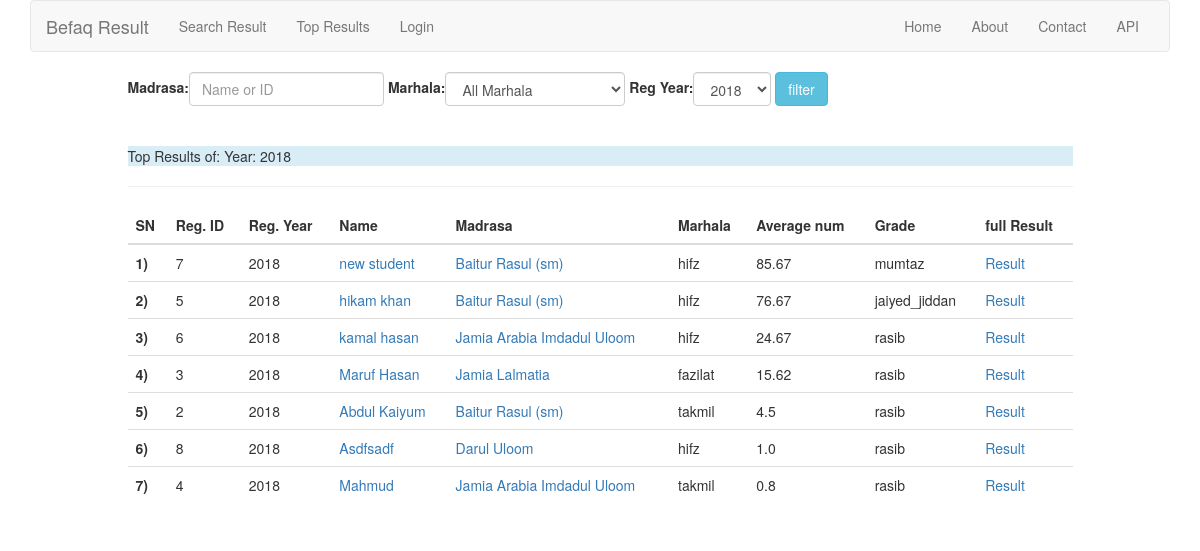
Page /result/top/ on the earlier database version.
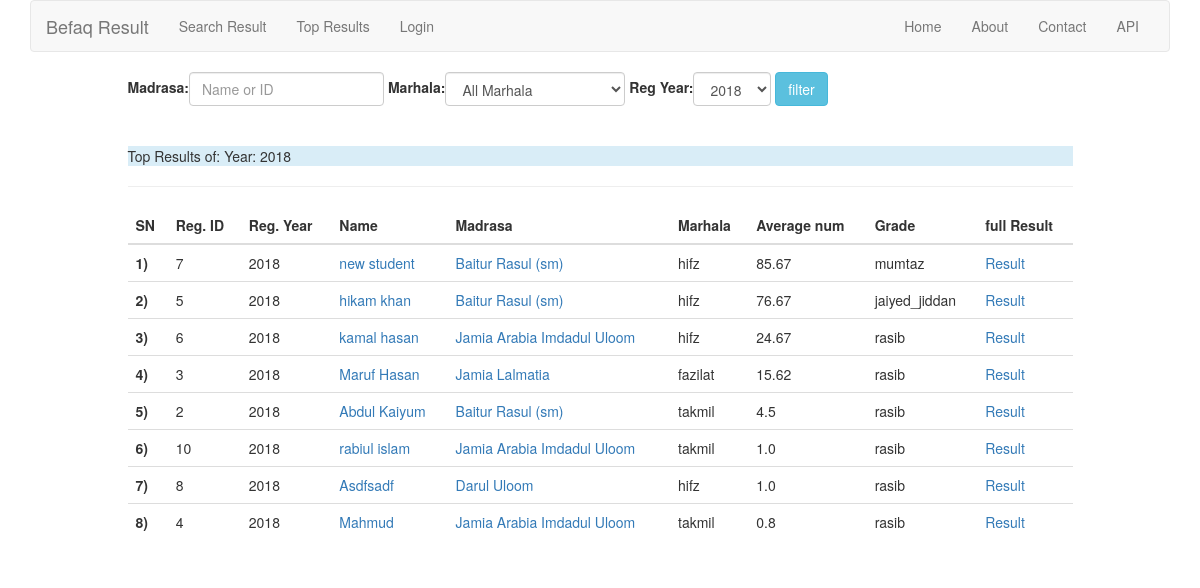
Same page on the later database version.
### result/models.py (models this page shows, shortened)
class Result(models.Model):
    student    = models.OneToOneField(Student, on_delete=models.CASCADE)
    subject_1  = models.IntegerField(default=0,validators=[MinValueValidator(0),MaxValueValidator(100)])
    subject_2  = models.IntegerField(default=0,validators=[MinValueValidator(0),MaxValueValidator(100)])
    subject_3  = models.IntegerField(default=0,validators=[MinValueValidator(0),MaxValueValidator(100)])
    subject_4  = models.IntegerField(default=0,validators=[MinValueValidator(0),MaxValueValidator(100)])
    subject_5  = models.IntegerField(default=0,validators=[MinValueValidator(0),MaxValueValidator(100)])
    subject_6  = models.IntegerField(default=0,validators=[MinValueValidator(0),MaxValueValidator(100)])
    subject_7  = models.IntegerField(default=0,validators=[MinValueValidator(0),MaxValueValidator(100)])
    subject_8  = models.IntegerField(default=0,validators=[MinValueValidator(0),MaxValueValidator(100)])
    subject_9  = models.IntegerField(default=0,validators=[MinValueValidator(0),MaxValueValidator(100)])
    subject_10 = models.IntegerField(default=0,validators=[MinValueValidator(0),MaxValueValidator(100)])
    total_num   = models.IntegerField(default=0)
    average_num = models.FloatField(default=0)
    grade       = models.CharField(max_length=20, default='', blank=True)

### student/models.py (models this page shows, shortened)
class Student(models.Model):
    name          = models.CharField(max_length=100)
    father        = models.CharField(max_length=100)
    address       = models.CharField(max_length=255,
                                     null=True,
                                     blank=True,
                                     help_text='permanent address of student')
    madrasa       = models.ForeignKey(Madrasa, on_delete=models.CASCADE, related_name='students')
    markaz        = models.CharField(max_length=127,
                                     blank=True,
                                     help_text="If the student's madrasa is the markaz then leave it blank'"
                                               " otherwise enter the markaz name")
    marhala       = models.CharField(max_length=10,
                                     choices=MARHALA)
    reg_year      = models.CharField(max_length=4,
                                     choices=REGISTRATION_YEARS,
                                     default='2018')
    registrar     = models.ForeignKey('auth.User', default=1)
    registered_at = models.DateTimeField(auto_now_add=True)
    updated_at    = models.DateTimeField(auto_now=True)
    is_active    = models.BooleanField(default=True, help_text='Active by Default')
    objects       = StudentManager()
    class Meta:
        ordering = ['-registered_at','-updated_at']

### madrasa/models.py (models this page shows, shortened)
class Madrasa(models.Model):
    name      = models.CharField(max_length=127, unique=True)
    address   = models.CharField(max_length=255, blank=True)
    is_markaz = models.BooleanField(default=False)
    def __str__(self):
        return self.name

### result/views.py (the view, shortened to what this page needs)
def top_results(request):
    results = Result.objects.all().order_by('-average_num', '-total_num')
    filter_info = []  # show filter information as message on top results page
    marhala = request.GET.get('marhala')
    if request.GET.get('marhala'):
        results = results.filter(student__marhala__icontains=marhala)
        filter_info.append('Marhala: {}'.format(marhala))  # include marhala into filter info
    madrasa = request.GET.get('madrasa')
    reg_year = request.GET.get('reg_year', 2018)
    results = results.filter(student__reg_year=int(reg_year))
    filter_info.append('Year: {}'.format(reg_year))  # include registration Year into filter info
    filter_info = ', '.join(filter_info)
    result_filter_form = ResultFilterForm(request.GET or None)
    context = {
        'result_filter_form': result_filter_form,
        'filter_info': filter_info,
        'results': results[:40],  # always return top 40 results
    }
    return render(request, 'result/top_results.html', context)

### result/templates/result/top_results.html
{% extends 'base.html' %}
{% block content %}
    <div class="row">
        <div class="col-md-10 col-md-offset-1">
            <div class="form-group">
                <form action="{% url 'result:top_results' %}" method="get" class="form-inline">
                    {{ result_filter_form.as_table }}
                    <input type="submit" value="filter" class="btn btn-info">
                </form>
                <br/><br/>
                {% if filter_info %}
                    <p class="bg-info">Top Results of: {{ filter_info }}</p>
                {% endif %}
                <hr/>
            </div>
        </div>
        <div class="col-md-10 col-md-offset-1">
            <div class="table-responsive">
                <table class="table table-hover table-white">
                    <thead>
                    <tr>
                        <th scope="col">SN</th>
                        <th scope="col">Reg. ID</th>
                        <th scope="col">Reg. Year</th>
                        <th scope="col">Name</th>
                        <th scope="col">Madrasa</th>
                        <th scope="col">Marhala</th>
                        <th scope="col">Average num</th>
                        <th scope="col">Grade</th>
                        <th scope="col">full Result</th>
                    </tr>
                    </thead>
                    <tbody>
                    {% for result in results %}
                        <tr>
                            <th scope="row">{{ forloop.counter }})</th>
                            <td>{{ result.student.id }}</td>
                            <td>{{ result.student.reg_year }}</td>
                            <td><a href="{% url 'student:student_detail' pk=result.student.pk %}">
                                {{ result.student.name }}</a>
                            </td>
                            <td>
                                <a href="{% url 'madrasa:madrasa_detail' pk=result.student.madrasa.pk %}">{{ result.student.madrasa }}</a>
                            </td>
                            <td>{{ result.student.marhala }}</td>
                            <td>{{ result.average_num }}</td>
                            <td>{{ result.grade }}</td>
                            <td><a href="{% url 'result:result_detail' id=result.student.id %}">Result</a>
                            </td>
                        </tr>
                    {% endfor %}
                    </tbody>
                </table>
            </div>
        </div>
    </div>
{% endblock %}

Differences in the rows shown:
added Result: student.id "10", student.reg_year "2018", student.name "rabiul islam", student.madrasa "Jamia Arabia Imdadul Uloom", student.marhala "takmil", average_num "1.0", grade "rasib"
